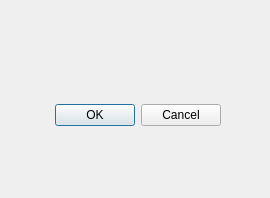
<?xml version="1.0" encoding="UTF-8"?>
<ui version="4.0">
 <class>Dialog</class>
 <widget class="QDialog" name="Dialog">
  <property name="geometry">
   <rect>
    <x>0</x>
    <y>0</y>
    <width>270</width>
    <height>198</height>
   </rect>
  </property>
  <property name="windowTitle">
   <string>Dialog</string>
  </property>
  <widget class="QDialogButtonBox" name="buttonBox">
   <property name="geometry">
    <rect>
     <x>10</x>
     <y>100</y>
     <width>211</width>
     <height>31</height>
    </rect>
   </property>
   <property name="orientation">
    <enum>Qt::Horizontal</enum>
   </property>
   <property name="standardButtons">
    <set>QDialogButtonBox::Cancel|QDialogButtonBox::Ok</set>
   </property>
  </widget>
 </widget>
 <resources/>
 <connections>
  <connection>
   <sender>buttonBox</sender>
   <signal>accepted()</signal>
   <receiver>Dialog</receiver>
   <slot>accept()</slot>
   <hints>
    <hint type="sourcelabel">
     <x>248</x>
     <y>254</y>
    </hint>
    <hint type="destinationlabel">
     <x>157</x>
     <y>274</y>
    </hint>
   </hints>
  </connection>
  <connection>
   <sender>buttonBox</sender>
   <signal>rejected()</signal>
   <receiver>Dialog</receiver>
   <slot>reject()</slot>
   <hints>
    <hint type="sourcelabel">
     <x>316</x>
     <y>260</y>
    </hint>
    <hint type="destinationlabel">
     <x>286</x>
     <y>274</y>
    </hint>
   </hints>
  </connection>
 </connections>
</ui>
